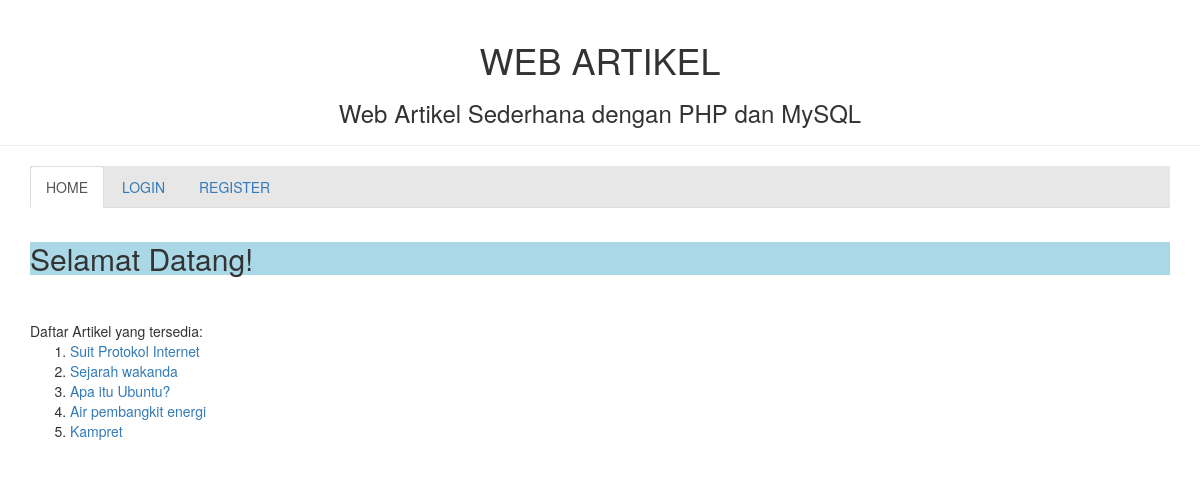
The app's page /home.php with its own data.
### tables this page shows
CREATE TABLE `tbl_artikel` (
  `id_artikel` int(5) NOT NULL,
  `judul_artikel` varchar(100) NOT NULL,
  `penulis_artikel` varchar(30) NOT NULL,
  `isi_artikel` text NOT NULL
);

### home.php (the view, shortened to what this page needs)
<!DOCTYPE html>
<html>
<head>
	<link rel="stylesheet" type="text/css" href="assets/css/bootstrap.min.css">
</head>
<body>
	<header class="page-header" style="text-align: center;">
		<h1 class="judul">WEB ARTIKEL</h1>
		<h3 class="deskripsi">Web Artikel Sederhana dengan PHP dan MySQL</h3>
	</header>
	<div class="container">
		<div class="navigation">
			<ul class="nav nav-tabs" style="background-color: #E7E7E7;">
				<li class="active"><a data-toggle="tab" href="home.php">HOME</a></li>
				<li role="presentation"><a href="login.php">LOGIN</a></li>
				<li role="presentation"><a href="daftar.php">REGISTER</a></li>
			</ul>
		</div>
		<div style="background-color: #aad8e6; margin-top: 3%;"><marquee direction="left"><h2>Selamat Datang!</h2></marquee></div>
		<div style="margin-top: 4%;">
			Daftar Artikel yang tersedia:
			<br />
			<?php
				include "config/koneksi.php";
				$result=mysqli_query($conn,"SELECT * FROM tbl_artikel ORDER BY id_artikel");
				echo "<ol>";
				while($row=mysqli_fetch_row($result)){
					echo "<li><a href=\"artikel.php?id={$row[0]}\">{$row[1]}</a></li>";
				}
				echo "</ol>";
			?>
		</div>
	</div>
</body>
</html>

### records on screen
tbl_artikel: judul_artikel "Suit Protokol Internet"
tbl_artikel: judul_artikel "Sejarah wakanda"
tbl_artikel: judul_artikel "Apa itu Ubuntu?"
tbl_artikel: judul_artikel "Air pembangkit energi"
tbl_artikel: judul_artikel "Kampret"
